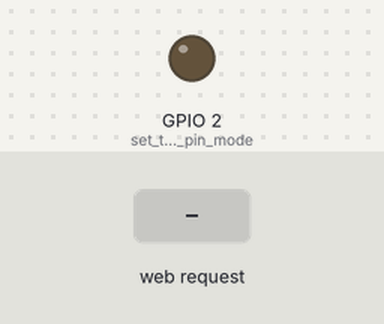
The sketch below on a simulated ESP32. Shown: output pins drawn as LEDs (lit = HIGH). The inputs (shaded band) are chosen by the test bench. WiFi joins after 1.5 s; servers stay silent unless stated; pins used as bus, display or sensor lines are not drawn; what the sketch prints to the serial monitor is not drawn.

Above: at 2.7 s.
2.8 s: HTTP request GET /H received
At 3.8 s:
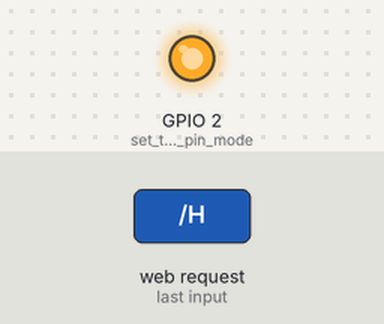
4.3 s: HTTP request GET /L received
At 4.9 s:
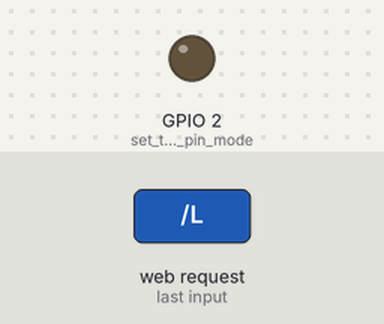
Timing chart, 0 to 7.3 s (numbered marks = the images above; inputs shaded):
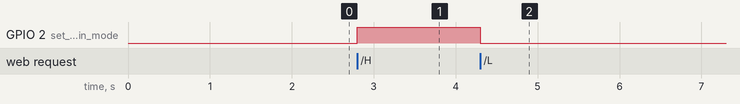

Measured:
- after the input at 2.8 s, GPIO 2 (set_the_LED_pin_mode): LOW → HIGH at once
- after the input at 4.3 s, GPIO 2 (set_the_LED_pin_mode): HIGH → LOW at once

The sketch:

SimpleWiFiServer.ino
```cpp
/*
 WiFi Web Server LED Blink

 A simple web server that lets you blink an LED via the web.
 This sketch will print the IP address of your WiFi Shield (once connected)
 to the Serial monitor. From there, you can open that address in a web browser
 to turn on and off the LED on pin 5.

 If the IP address of your shield is yourAddress:
 http://yourAddress/H turns the LED on
 http://yourAddress/L turns it off
 http://192.168.1.227/S

 This example is written for a network using WPA encryption. For
 WEP or WPA, change the Wifi.begin() call accordingly.

 Circuit:
 * WiFi shield attached
 * LED attached to pin 5

 created for arduino 25 Nov 2012
 by Tom Igoe

ported for sparkfun esp32
31.01.2017 by Jan Hendrik Berlin

 */

#include <WiFi.h>
#include <SPI.h>

const char* ssid     = "BTHub5-GQWH";
const char* password = "ed8b3cea92";
byte data;


WiFiServer server(80);

static const int spiClk = 1000000; // 1 MHz

//uninitalised pointers to SPI objects
SPIClass * vspi = NULL;
SPIClass * hspi = NULL;

void setup() {
  //initialise two instances of the SPIClass attached to VSPI and HSPI respectively
  vspi = new SPIClass(VSPI);
  hspi = new SPIClass(HSPI);

  //clock miso mosi ss

  //initialise vspi with default pins
  //SCLK = 18, MISO = 19, MOSI = 23, SS = 5
  vspi->begin();
  //alternatively route through GPIO pins of your choice
  //hspi->begin(0, 2, 4, 33); //SCLK, MISO, MOSI, SS

  //initialise hspi with default pins
  //SCLK = 14, MISO = 12, MOSI = 13, SS = 15
  hspi->begin();
  //alternatively route through GPIO pins
  //hspi->begin(25, 26, 27, 32); //SCLK, MISO, MOSI, SS

  //set up slave select pins as outputs as the Arduino API
  //doesn't handle automatically pulling SS low
  pinMode(5, OUTPUT); //VSPI SS
  pinMode(15, OUTPUT); //HSPI SS

  Serial.begin(115200);
    pinMode(2, OUTPUT);      // set the LED pin mode

    delay(10);

    // We start by connecting to a WiFi network

    Serial.println();
    Serial.println();
    Serial.print("Connecting to ");
    Serial.println(ssid);

    WiFi.begin(ssid, password);

    while (WiFi.status() != WL_CONNECTED) {
        delay(500);
        Serial.print(".");
    }

    Serial.println("");
    Serial.println("WiFi connected.");
    Serial.println("IP address: ");
    Serial.println(WiFi.localIP());

    server.begin();

}


int value = 0;

void loop(){
 WiFiClient client = server.available();   // listen for incoming clients

  if (client) {                             // if you get a client,
    Serial.println("New Client.");           // print a message out the serial port
    String currentLine = "";                // make a String to hold incoming data from the client
    while (client.connected()) {            // loop while the client's connected
      if (client.available()) {             // if there's bytes to read from the client,
        char c = client.read();             // read a byte, then
        Serial.write(c);                    // print it out the serial monitor
        if (c == '\n') {                    // if the byte is a newline character

          // if the current line is blank, you got two newline characters in a row.
          // that's the end of the client HTTP request, so send a response:
          if (currentLine.length() == 0) {
            // HTTP headers always start with a response code (e.g. HTTP/1.1 200 OK)
            // and a content-type so the client knows what's coming, then a blank line:
            client.println("HTTP/1.1 200 OK");
            client.println("Content-type:text/html");
            client.println();

            // the content of the HTTP response follows the header:
            client.print("Click <a href=\"/H\">here</a> to turn the LED on pin 5 on.<br>");
            client.print("Click <a href=\"/L\">here</a> to turn the LED on pin 5 off.<br>");
            client.print("Click <a href=\"/F\">here</a> to Move forwards.<br>");
            client.print("Click <a href=\"/R\">here</a> to Rotate.<br>");
            client.print("Click <a href=\"/S\">here</a> to Stop.<br>");

            // The HTTP response ends with another blank line:
            client.println();
            // break out of the while loop:
            break;
          } else {    // if you got a newline, then clear currentLine:
            currentLine = "";
          }
        } else if (c != '\r') {  // if you got anything else but a carriage return character,
          currentLine += c;      // add it to the end of the currentLine
        }

        // Check to see if the client request was "GET /H" or "GET /L":
        if (currentLine.endsWith("GET /H")) {
          digitalWrite(2, HIGH);               // GET /H turns the LED on
          data = 0b00000001;
          vspiCommand();
        }
        if (currentLine.endsWith("GET /L")) {
          digitalWrite(2, LOW);                // GET /L turns the LED off
         data = 0b00000000;
         vspiCommand();
        }
        if (currentLine.endsWith("GET /F")) {
         data = 2;
         vspiCommand();
        }
        if (currentLine.endsWith("GET /R")) {
         data = 3;
         vspiCommand();
        }
        if (currentLine.endsWith("GET /S")) {
         data = 4;
         vspiCommand();
        }
      }
    }
    // close the connection:
    client.stop();
    Serial.println("Client Disconnected.");
  }
}

void vspiCommand() {

  //use it as you would the regular arduino SPI API
  vspi->beginTransaction(SPISettings(spiClk, MSBFIRST, SPI_MODE0));
  digitalWrite(5, LOW); //pull SS slow to prep other end for transfer
  vspi->transfer(data);
  digitalWrite(5, HIGH); //pull ss high to signify end of data transfer
  vspi->endTransaction();

}

void hspiCommand() {
  byte stuff = 0b11001100;

  hspi->beginTransaction(SPISettings(spiClk, MSBFIRST, SPI_MODE0));
  digitalWrite(15, LOW);
  hspi->transfer(stuff);
  digitalWrite(15, HIGH);
  hspi->endTransaction();
}
```
